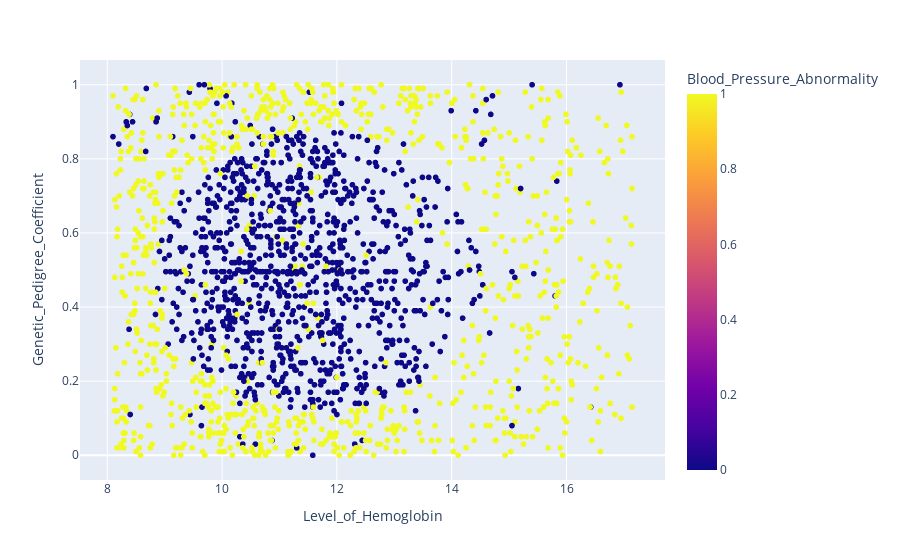

Source (notebook cell):
### Code cell
import plotly.express as px
fig = px.scatter(df, x="Level_of_Hemoglobin", y="Genetic_Pedigree_Coefficient", color="Blood_Pressure_Abnormality")

fig.show()
